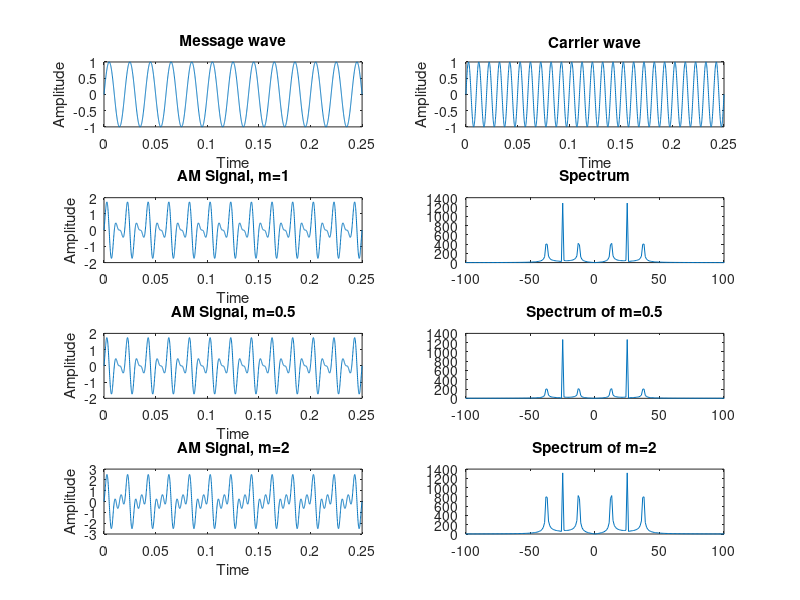
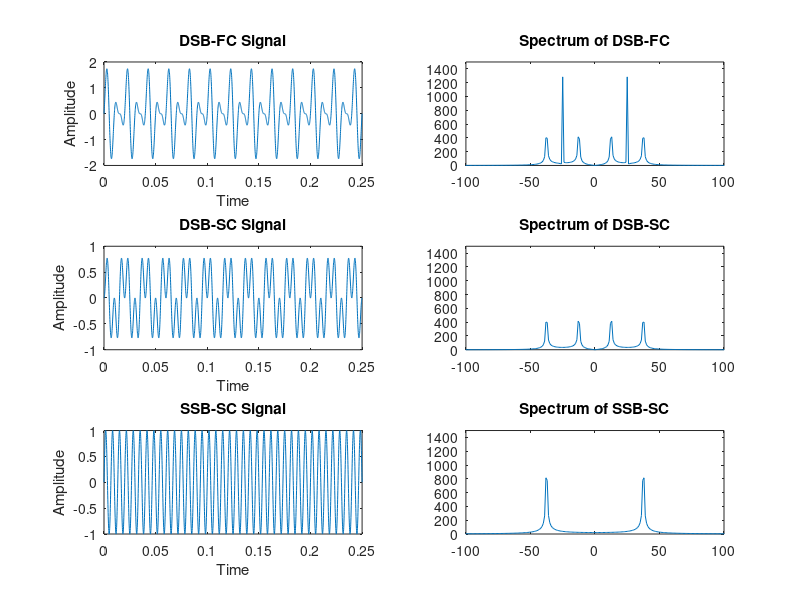
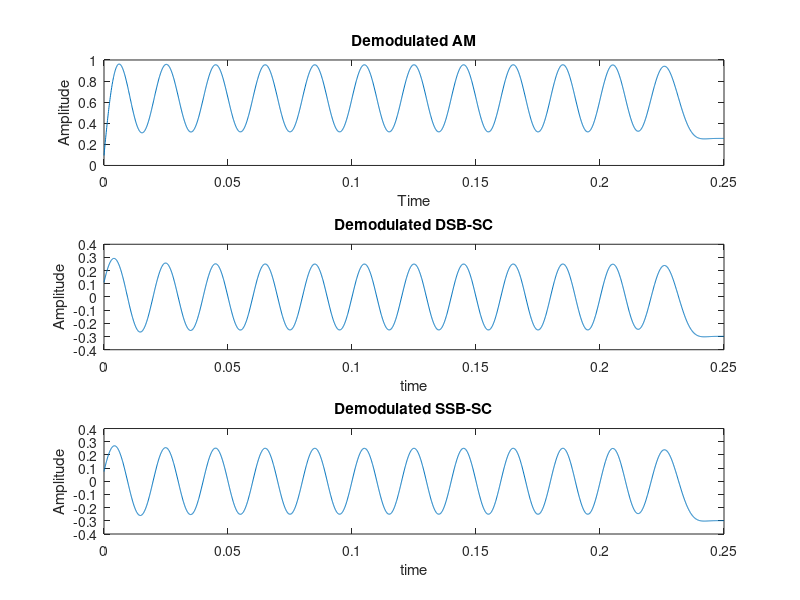

Source code (MATLAB) for these figures, in order:
clc; clear all; close all; 
fm = 50;
t=0:.0001:.25 ;
fs = 1 / (t(2) - t(1));
%message s/g
x=sin(2*pi*fm*t);
subplot(4, 2, 1);
plot(t,x);
title("Message wave"); xlabel("Time");ylabel("Amplitude");
%Carrier s/g
fc =  100;
y=sin(2*pi*fc*t);
subplot(4, 2, 2);
plot(t, y);
title("Carrier wave"); xlabel("Time");ylabel("Amplitude");
% AM wave
AM = (1 + x) .* y;
subplot(4, 2, 3);
plot(t, AM);
title("AM Signal, m=1"); xlabel("Time"); ylabel("Amplitude");
% Spectrum of AM
f=-1250:1250;
sam=fftshift(abs(fft(AM)));
subplot(4, 2, 4); 
plot(f,sam);xlim([-100, 100])
title("Spectrum");
% AM wave
AMhalf = (1 + 0.5*x) .* y;
subplot(4, 2, 5);
plot(t, AM);
title("AM Signal, m=0.5"); xlabel("Time"); ylabel("Amplitude");
% Spectrum of AM
sam=fftshift(abs(fft(AMhalf)));
subplot(4, 2, 6);
plot(f,sam);xlim([-100, 100])
title("Spectrum of m=0.5");
% AM wave
AM = (1 + 2*x) .* y;
subplot(4, 2, 7);
plot(t, AM);
title("AM Signal, m=2"); xlabel("Time"); ylabel("Amplitude");
% Spectrum of AM
sam=fftshift(abs(fft(AM)));
subplot(4, 2, 8);
plot(f,sam); xlim([-100, 100])
title("Spectrum of m=2");

figure;
%DSB-FC
AM = (1 + x) .* y;
subplot(3, 2, 1);
plot(t, AM);
title("DSB-FC Signal"); xlabel("Time"); ylabel("Amplitude");
sam=fftshift(abs(fft(AM)));
subplot(3, 2, 2);
plot(f,sam); xlim([-100, 100]), ylim([0, 1500]);
title("Spectrum of DSB-FC");

% DSB-SC
DSBSC = x .* y;
subplot(3, 2, 3);
plot(t, DSBSC);
title("DSB-SC Signal"); xlabel("Time"); ylabel("Amplitude");
s4 = fftshift(abs(fft(DSBSC)));
subplot(3, 2, 4);
plot(f, s4); xlim([-100, 100]);ylim([0, 1500]);
title("Spectrum of DSB-SC");

% SSB-SC
SSBSC = sin(2*pi*fm*t) .* cos(2*pi*fc*t) + cos(2*pi*fm*t) .* sin(2*pi*fc*t);
subplot(3, 2, 5);
plot(t, SSBSC); 
title("SSB-SC Signal"); xlabel("Time"); ylabel("Amplitude");
s5 = fftshift(abs(fft(SSBSC)));
subplot(3, 2, 6);
plot(f, s5); xlim([-100, 100]);ylim([0, 1500]);
title("Spectrum of SSB-SC");

% demodulation
figure;
[b, a] = butter(6, fm/(fs/2));
msg_am = filtfilt(b, a, abs(AM));
subplot(3, 1, 1);
plot(t, msg_am);
title('Demodulated AM'); xlabel('Time'); ylabel('Amplitude');

demod_dsbsc=DSBSC.*sin(2*pi*fc*t);
msg_dsbsc=filtfilt(b, a, demod_dsbsc);
subplot(3, 1, 2)
plot(t, msg_dsbsc);
title('Demodulated DSB-SC'); xlabel('time'); ylabel('Amplitude');

demod_ssbsc = SSBSC.*cos(2*pi*fc*t);
msg_ssbsc = filtfilt(b, a, demod_ssbsc);
subplot(3, 1, 3);
plot(t, msg_ssbsc);
title('Demodulated SSB-SC'); xlabel('time'); ylabel('Amplitude');
